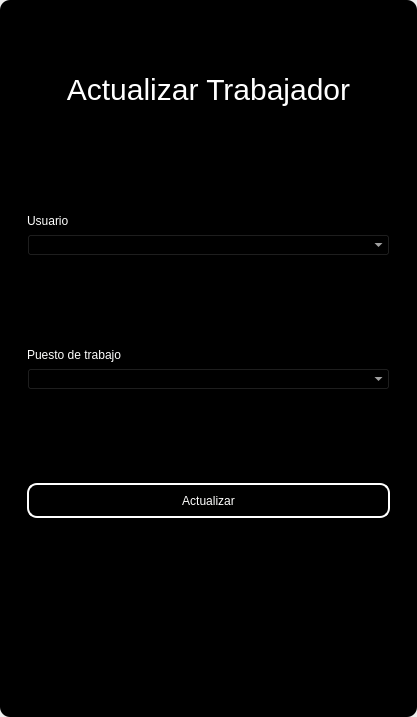
<?xml version="1.0" encoding="UTF-8"?>
<ui version="4.0">
 <class>MainWindow</class>
 <widget class="QMainWindow" name="MainWindow">
  <property name="geometry">
   <rect>
    <x>0</x>
    <y>0</y>
    <width>417</width>
    <height>717</height>
   </rect>
  </property>
  <property name="windowTitle">
   <string>MainWindow</string>
  </property>
  <property name="styleSheet">
   <string notr="true"/>
  </property>
  <widget class="QWidget" name="centralwidget">
   <property name="styleSheet">
    <string notr="true"/>
   </property>
   <layout class="QVBoxLayout" name="verticalLayout">
    <property name="spacing">
     <number>0</number>
    </property>
    <property name="leftMargin">
     <number>0</number>
    </property>
    <property name="topMargin">
     <number>0</number>
    </property>
    <property name="rightMargin">
     <number>0</number>
    </property>
    <property name="bottomMargin">
     <number>0</number>
    </property>
    <item>
     <widget class="QFrame" name="frame">
      <property name="enabled">
       <bool>true</bool>
      </property>
      <property name="styleSheet">
       <string notr="true">QFrame {
	border-radius:10px;
	background-color: rgb(0, 0, 0);
}</string>
      </property>
      <property name="frameShape">
       <enum>QFrame::StyledPanel</enum>
      </property>
      <property name="frameShadow">
       <enum>QFrame::Raised</enum>
      </property>
      <layout class="QVBoxLayout" name="verticalLayout_2">
       <item>
        <widget class="QFrame" name="frame_superior">
         <property name="minimumSize">
          <size>
           <width>0</width>
           <height>40</height>
          </size>
         </property>
         <property name="maximumSize">
          <size>
           <width>16777215</width>
           <height>40</height>
          </size>
         </property>
         <property name="styleSheet">
          <string notr="true">QPushButton{
border-radius:18px;
}

QPushButton:hover{
	background-color: rgb(0, 0, 0);
}
</string>
         </property>
         <property name="frameShape">
          <enum>QFrame::StyledPanel</enum>
         </property>
         <property name="frameShadow">
          <enum>QFrame::Raised</enum>
         </property>
         <layout class="QHBoxLayout" name="horizontalLayout_3">
          <property name="spacing">
           <number>4</number>
          </property>
          <property name="leftMargin">
           <number>0</number>
          </property>
          <property name="topMargin">
           <number>0</number>
          </property>
          <property name="rightMargin">
           <number>0</number>
          </property>
          <property name="bottomMargin">
           <number>0</number>
          </property>
          <item>
           <widget class="QPushButton" name="btn_icon">
            <property name="text">
             <string/>
            </property>
            <property name="iconSize">
             <size>
              <width>40</width>
              <height>40</height>
             </size>
            </property>
           </widget>
          </item>
          <item>
           <spacer name="horizontalSpacer_2">
            <property name="orientation">
             <enum>Qt::Horizontal</enum>
            </property>
            <property name="sizeHint" stdset="0">
             <size>
              <width>443</width>
              <height>20</height>
             </size>
            </property>
           </spacer>
          </item>
          <item>
           <widget class="QPushButton" name="bt_minimizar">
            <property name="minimumSize">
             <size>
              <width>38</width>
              <height>38</height>
             </size>
            </property>
            <property name="maximumSize">
             <size>
              <width>38</width>
              <height>38</height>
             </size>
            </property>
            <property name="cursor">
             <cursorShape>PointingHandCursor</cursorShape>
            </property>
            <property name="text">
             <string/>
            </property>
            <property name="icon">
             <iconset>
              <normaloff>image/minus.svg</normaloff>image/minus.svg</iconset>
            </property>
            <property name="iconSize">
             <size>
              <width>38</width>
              <height>38</height>
             </size>
            </property>
           </widget>
          </item>
          <item>
           <widget class="QPushButton" name="bt_maximizar">
            <property name="minimumSize">
             <size>
              <width>38</width>
              <height>38</height>
             </size>
            </property>
            <property name="maximumSize">
             <size>
              <width>38</width>
              <height>38</height>
             </size>
            </property>
            <property name="cursor">
             <cursorShape>PointingHandCursor</cursorShape>
            </property>
            <property name="text">
             <string/>
            </property>
            <property name="icon">
             <iconset>
              <normaloff>image/chevron-up.svg</normaloff>image/chevron-up.svg</iconset>
            </property>
            <property name="iconSize">
             <size>
              <width>38</width>
              <height>38</height>
             </size>
            </property>
           </widget>
          </item>
          <item>
           <widget class="QPushButton" name="bt_restaurar">
            <property name="minimumSize">
             <size>
              <width>38</width>
              <height>38</height>
             </size>
            </property>
            <property name="maximumSize">
             <size>
              <width>38</width>
              <height>38</height>
             </size>
            </property>
            <property name="cursor">
             <cursorShape>PointingHandCursor</cursorShape>
            </property>
            <property name="text">
             <string/>
            </property>
            <property name="icon">
             <iconset>
              <normaloff>image/chevron-down.svg</normaloff>image/chevron-down.svg</iconset>
            </property>
            <property name="iconSize">
             <size>
              <width>38</width>
              <height>38</height>
             </size>
            </property>
           </widget>
          </item>
          <item>
           <widget class="QPushButton" name="bt_cerrar">
            <property name="minimumSize">
             <size>
              <width>38</width>
              <height>38</height>
             </size>
            </property>
            <property name="maximumSize">
             <size>
              <width>38</width>
              <height>38</height>
             </size>
            </property>
            <property name="cursor">
             <cursorShape>PointingHandCursor</cursorShape>
            </property>
            <property name="text">
             <string/>
            </property>
            <property name="icon">
             <iconset>
              <normaloff>image/x.svg</normaloff>image/x.svg</iconset>
            </property>
            <property name="iconSize">
             <size>
              <width>38</width>
              <height>38</height>
             </size>
            </property>
           </widget>
          </item>
         </layout>
        </widget>
       </item>
       <item>
        <widget class="QFrame" name="frame_3">
         <property name="styleSheet">
          <string notr="true">QLabel {
	color: rgb(255, 255, 254);
	font: 12pt &quot;Arial&quot;;
	background-color: rgba(0, 0, 0,0);
}

QTextEdit{
background-color: rgba(0, 0, 0,0);
border-radius:10px; 
font: 12pt &quot;Arial&quot;;
color: rgb(255, 255, 254);
border: 2px solid  rgb(255, 255, 255);

}

QTextEdit:hover{
background-color: rgba(0, 0, 0,0);
border-radius:10px; 
font: 12pt &quot;Arial&quot;;
border: 2px solid  rgb(120, 0, 171);
}

QTextEdit:focus{
background-color: rgb(0, 0, 0);
border-radius:10px; 
font: 12pt &quot;Arial&quot;;
border: 2px solid rgb(120, 0, 171);
}

QLineEdit{
background-color: rgba(0, 0, 0,0);
border-radius:10px; 
font: 12pt &quot;Arial&quot;;
color: rgb(255, 255, 254);
border: 2px solid  rgb(255, 255, 255);

}

QLineEdit:hover{
background-color: rgba(0, 0, 0,0);
border-radius:10px; 
font: 12pt &quot;Arial&quot;;
border: 2px solid  rgb(120, 0, 171);
}

QLineEdit:focus{
background-color: rgb(0, 0, 0);
border-radius:10px; 
font: 12pt &quot;Arial&quot;;
border: 2px solid rgb(120, 0, 171);
}

QCheckBox{
	font: 12pt &quot;Arial&quot;;
	color: rgb(255, 255, 255);
}

QCheckBox::indicator {
    width: 18px;
    height:18px;
}

QCheckBox::indicator:unchecked {
   background-image: url(image/square.svg);
}

QCheckBox::indicator:checked {
   background-image: url(image/check-square.svg);
}

QPushButton{
border-radius:10px; 
font: 12pt &quot;Arial&quot;;
color: rgb(255, 255, 254);
border: 2px solid #ffffff;
}

QPushButton:hover{
border-radius:10px; 
font: 12pt &quot;Arial&quot;;
color: rgb(255, 255, 255);
border: 2px solid rgb(120, 0, 171);
	background-color: rgb(120, 0, 171);
}
</string>
         </property>
         <property name="frameShape">
          <enum>QFrame::StyledPanel</enum>
         </property>
         <property name="frameShadow">
          <enum>QFrame::Raised</enum>
         </property>
         <layout class="QHBoxLayout" name="horizontalLayout_4">
          <item>
           <layout class="QVBoxLayout" name="verticalLayout_4">
            <property name="spacing">
             <number>5</number>
            </property>
            <property name="rightMargin">
             <number>0</number>
            </property>
            <property name="bottomMargin">
             <number>0</number>
            </property>
            <item>
             <widget class="QLabel" name="label_3">
              <property name="minimumSize">
               <size>
                <width>100</width>
                <height>50</height>
               </size>
              </property>
              <property name="styleSheet">
               <string notr="true">font-size: 30px;
color: rgb(255, 255, 255);</string>
              </property>
              <property name="text">
               <string>Actualizar Trabajador</string>
              </property>
              <property name="alignment">
               <set>Qt::AlignCenter</set>
              </property>
             </widget>
            </item>
            <item>
             <widget class="QFrame" name="frame_4">
              <property name="maximumSize">
               <size>
                <width>400</width>
                <height>700</height>
               </size>
              </property>
              <property name="styleSheet">
               <string notr="true">QLabel {
	color: rgb(255, 255, 254);
	font: 12pt &quot;Arial&quot;;
	background-color: rgba(0, 0, 0,0);
}

QTextEdit{
background-color: rgba(0, 0, 0,0);
border-radius:10px; 
font: 12pt &quot;Arial&quot;;
color: rgb(255, 255, 254);
border: 2px solid  rgb(255, 255, 255);

}

QTextEdit:hover{
background-color: rgba(0, 0, 0,0);
border-radius:10px; 
font: 12pt &quot;Arial&quot;;
border: 2px solid  rgb(120, 0, 171);
}

QTextEdit:focus{
background-color: rgb(0, 0, 0);
border-radius:10px; 
font: 12pt &quot;Arial&quot;;
border: 2px solid rgb(120, 0, 171);
}

QLineEdit{
background-color: rgba(0, 0, 0,0);
border-radius:10px; 
font: 12pt &quot;Arial&quot;;
color: rgb(255, 255, 254);
border: 2px solid  rgb(255, 255, 255);

}

QLineEdit:hover{
background-color: rgba(0, 0, 0,0);
border-radius:10px; 
font: 12pt &quot;Arial&quot;;
border: 2px solid  rgb(120, 0, 171);
}

QLineEdit:focus{
background-color: rgb(0, 0, 0);
border-radius:10px; 
font: 12pt &quot;Arial&quot;;
border: 2px solid rgb(120, 0, 171);
}

QCheckBox{
	font: 12pt &quot;Arial&quot;;
	color: rgb(255, 255, 255);
}

QCheckBox::indicator {
    width: 18px;
    height:18px;
}

QCheckBox::indicator:unchecked {
   background-image: url(image/square.svg);
}

QCheckBox::indicator:checked {
   background-image: url(image/check-square.svg);
}

QPushButton{
border-radius:10px; 
font: 12pt &quot;Arial&quot;;
color: rgb(255, 255, 254);
border: 2px solid #ffffff;
}

QPushButton:hover{
border-radius:10px; 
font: 12pt &quot;Arial&quot;;
color: rgb(255, 255, 255);
border: 2px solid rgb(120, 0, 171);
	background-color: rgb(120, 0, 171);
}
</string>
              </property>
              <property name="frameShape">
               <enum>QFrame::StyledPanel</enum>
              </property>
              <property name="frameShadow">
               <enum>QFrame::Raised</enum>
              </property>
              <layout class="QVBoxLayout" name="verticalLayout_3">
               <property name="leftMargin">
                <number>9</number>
               </property>
               <property name="topMargin">
                <number>9</number>
               </property>
               <property name="rightMargin">
                <number>9</number>
               </property>
               <property name="bottomMargin">
                <number>9</number>
               </property>
               <item>
                <spacer name="verticalSpacer_3">
                 <property name="orientation">
                  <enum>Qt::Vertical</enum>
                 </property>
                 <property name="sizeHint" stdset="0">
                  <size>
                   <width>20</width>
                   <height>40</height>
                  </size>
                 </property>
                </spacer>
               </item>
               <item>
                <widget class="QLabel" name="label_4">
                 <property name="text">
                  <string>Usuario</string>
                 </property>
                </widget>
               </item>
               <item>
                <widget class="QComboBox" name="user_combobox">
                 <property name="styleSheet">
                  <string notr="true">background-color: rgb(0, 0, 0);
color: rgb(255, 255, 255);</string>
                 </property>
                </widget>
               </item>
               <item>
                <spacer name="verticalSpacer_4">
                 <property name="orientation">
                  <enum>Qt::Vertical</enum>
                 </property>
                 <property name="sizeHint" stdset="0">
                  <size>
                   <width>20</width>
                   <height>40</height>
                  </size>
                 </property>
                </spacer>
               </item>
               <item>
                <widget class="QLabel" name="label_8">
                 <property name="text">
                  <string>Puesto de trabajo</string>
                 </property>
                </widget>
               </item>
               <item>
                <widget class="QComboBox" name="job_combobox">
                 <property name="styleSheet">
                  <string notr="true">background-color: rgb(0, 0, 0);
color: rgb(255, 255, 255);</string>
                 </property>
                </widget>
               </item>
               <item>
                <spacer name="verticalSpacer">
                 <property name="orientation">
                  <enum>Qt::Vertical</enum>
                 </property>
                 <property name="sizeHint" stdset="0">
                  <size>
                   <width>20</width>
                   <height>40</height>
                  </size>
                 </property>
                </spacer>
               </item>
               <item>
                <widget class="QPushButton" name="btn_update">
                 <property name="minimumSize">
                  <size>
                   <width>0</width>
                   <height>35</height>
                  </size>
                 </property>
                 <property name="cursor">
                  <cursorShape>PointingHandCursor</cursorShape>
                 </property>
                 <property name="text">
                  <string>Actualizar</string>
                 </property>
                </widget>
               </item>
               <item>
                <spacer name="verticalSpacer_7">
                 <property name="orientation">
                  <enum>Qt::Vertical</enum>
                 </property>
                 <property name="sizeHint" stdset="0">
                  <size>
                   <width>20</width>
                   <height>40</height>
                  </size>
                 </property>
                </spacer>
               </item>
               <item>
                <spacer name="verticalSpacer_8">
                 <property name="orientation">
                  <enum>Qt::Vertical</enum>
                 </property>
                 <property name="sizeHint" stdset="0">
                  <size>
                   <width>20</width>
                   <height>40</height>
                  </size>
                 </property>
                </spacer>
               </item>
              </layout>
             </widget>
            </item>
           </layout>
          </item>
         </layout>
        </widget>
       </item>
      </layout>
     </widget>
    </item>
   </layout>
  </widget>
 </widget>
 <resources/>
 <connections/>
</ui>
